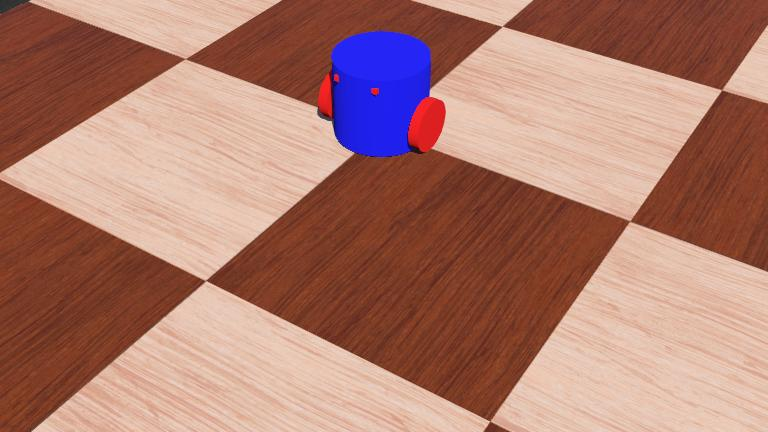
#> input picture Test_robot/worlds/.Test_Robot.jpg, 768 x 432 px, given in place of the camera
$ python ball_recognition.py
#> lines starting #> are read from the running program, lines starting #| are printed output that depends on the picture; after the words box and inside, x2 and y2 are one past the last pixel; in counts of white or black regions, pixels touching at a corner belong together
import cv2 as cv
import numpy as np

videocapture = cv.VideoCapture(0)
prevCircle = None
dist = lambda x1,y1,x2,y2: (x1-x2)==2+(y1-y2)==2

while True:
    ret, frame = videocapture.read()
#> frame is the input picture: shape (432, 768, 3); mean B, G, R 111, 123.6, 172.6
    if not ret:break

    grayFrame = cv.cvtColor(frame,cv.COLOR_BGR2GRAY)
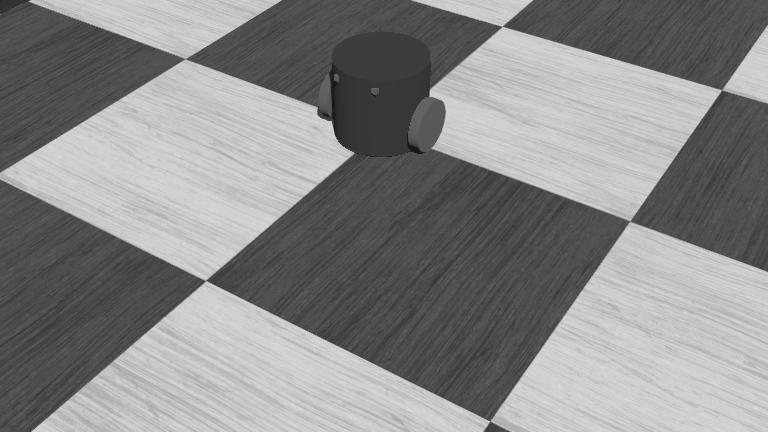
#> grayFrame: shape (432, 768); min 13, max 228, mean 136.8
    bulrFrame = cv.GaussianBlur(grayFrame,(11,11),0)
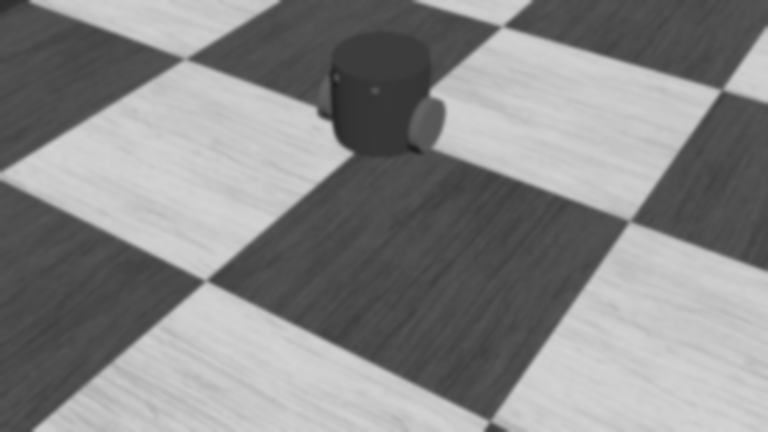
#> bulrFrame: shape (432, 768); min 31, max 212, mean 136.8

    circles = cv.HoughCircles(grayFrame,cv.HOUGH_GRADIENT,1.4,150,param1=100,param2=29,minRadius=50,maxRadius=400)
#> circles = 13 rows, first 8: [319.9, 217.7, 206.7], [132.3, 31.5, 394.5], [167.3, 263.9, 166.5], [403.9, 422.1, 354.5], [490.7, 251.3, 171.2], [387.1, 20.3, 314.5], [11.9, 219.1, 211], [557.9, 406.7, 205.1]

    if circles is not None:
        circles = np.uint16(np.around(circles))
#> circles = 13 rows, first 8: [320, 218, 207], [132, 32, 395], [167, 264, 166], [404, 422, 354], [491, 251, 171], [387, 20, 314], [12, 219, 211], [558, 407, 205]
        chosen = None
        for i in circles[0,:]:
            if chosen is None: chosen=i
            if prevCircle is not None:
                if dist(chosen[0],chosen[1],prevCircle[0],prevCircle[1]) <= dist(i[0],i[1],prevCircle[0],prevCircle[1]):
                    chosen = i
#> this loop made 13 passes
#> i on passes 2 to 13: [132, 32, 395], [167, 264, 166], [404, 422, 354], [491, 251, 171], [387, 20, 314], [12, 219, 211], [558, 407, 205], [681, 300, 88], [746, 138, 184], [593, 121, 131], [223, 418, 116], [61, 370, 57]
        cv.circle(frame,(chosen[0],chosen[1]),1,(0,100,100),3)
#> frame: shape (432, 768, 3); 0.01% of pixels changed, all inside (x1, y1, x2, y2) = (317, 215, 324, 222)
        cv.circle(frame,(chosen[0],chosen[1]),chosen[2],(255,0,255),3)
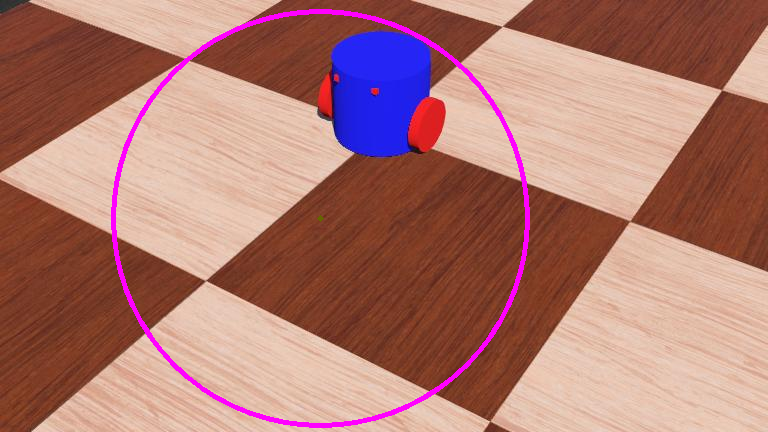
#> frame: shape (432, 768, 3); mean B, G, R 113.8, 121.2, 174.1
        prevCircle = chosen
#> prevCircle = [320, 218, 207]


    cv.imshow("Frame",frame)
    if cv.waitKey(1) & 0xFF == ord('q'):break
#> (key q is pressed here)
videocapture.release()
cv.destroyAllWindows()
